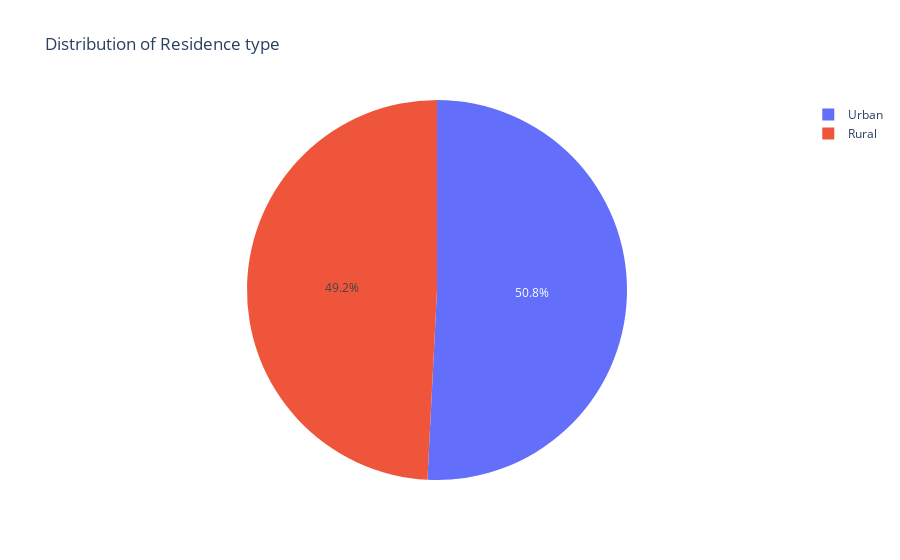

The code cell stored with this chart in its notebook:
### Code cell
px.pie(labels=residence_type,values=[x for x in health_care_df['Residence_type'].value_counts()],
       names=['Urban','Rural'],title='Distribution of Residence type')

### Figure 1 — Plotly figure (JSON) as saved in the notebook; plotly's stock layout.template omitted (floating-point values rounded to 4 significant figures)
{"data": [{"domain": {"x": [0, 1], "y": [0, 1]}, "hovertemplate": "label=%{label}<br>value=%{value}<extra></extra>", "labels": ["Urban", "Rural"], "legendgroup": "", "name": "", "showlegend": true, "type": "pie", "values": [2596, 2514]}], "layout": {"legend": {"tracegroupgap": 0}, "title": {"text": "Distribution of Residence type"}}}
